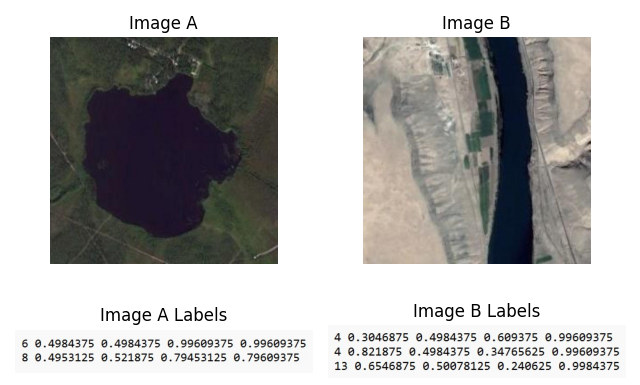
#> input picture example_data/Data Example.png, 640 x 385 px, given in place of 023_jpg.rf.7c92f2c48e55b738e814be3883856016.jpg, which was not available
$ python dsmith728_image_ex.py
#> lines starting #> are read from the running program, lines starting #| are printed output that depends on the picture; pictures that were not available may be replaced by others from this repository, and a replacement may not be noted
from matplotlib import pyplot as plt
from PIL import Image
import numpy as np

img = Image.open('./data/valid/images/023_jpg.rf.7c92f2c48e55b738e814be3883856016.jpg') #(640x640)
#> img is the input picture: PIL image 640x385 RGBA; mean R, G, B, A 180.5, 179.6, 178.4, 255
img2 = Image.open('./data/train/images/004_jpg.rf.3d4088be97f761ef34881054e8321d9b.jpg') #(640x640)
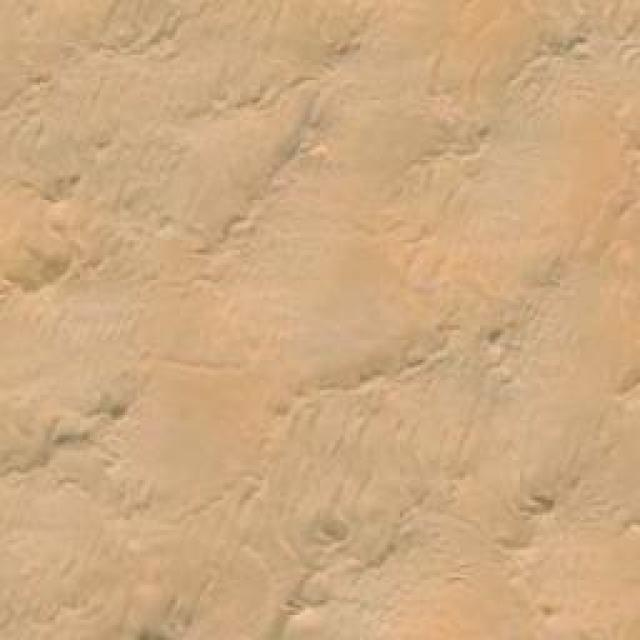
#> input picture data/test/images/015_jpg.rf.0c375710767d68c292906477a5f53a5f.jpg, 640 x 640 px, given in place of 004_jpg.rf.3d4088be97f761ef34881054e8321d9b.jpg, which was not available
#> img2 is the input picture: PIL image 640x640 RGB; mean R, G, B 205.4, 169.8, 129.2
imglabel = Image.open('ImgALabels.jpg')
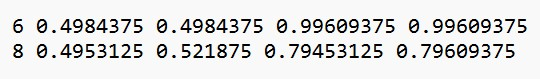
#> input picture example_data/ImgALabels.jpg, 540 x 79 px, found by its file name
#> imglabel is the input picture: PIL image 540x79 RGB; mean R, G, B 224.3, 224.4, 224.1
img2label = Image.open('ImgBLabels.jpg')
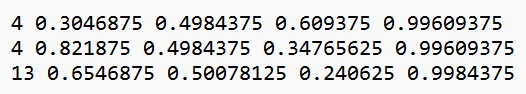
#> input picture example_data/ImgBLabels.jpg, 526 x 94 px, found by its file name
#> img2label is the input picture: PIL image 526x94 RGB; mean R, G, B 217.4, 217.5, 217.2

img_array = np.array(img)
img2_array = np.array(img2)
imglabel_array = np.array(imglabel)
img2label_array = np.array(img2label)

fig, ((ax1, ax2), (ax3, ax4)) = plt.subplots(2, 2)

ax1.imshow(img_array)
ax2.imshow(img2_array)
ax3.imshow(imglabel_array)
ax4.imshow(img2label_array)

ax1.set_axis_off()
ax2.set_axis_off()
ax3.set_axis_off()
ax4.set_axis_off()

ax1.set_title('Image A')
ax2.set_title('Image B')
ax3.set_title('Image A Labels')
ax4.set_title('Image B Labels')

fig.tight_layout()
plt.show()
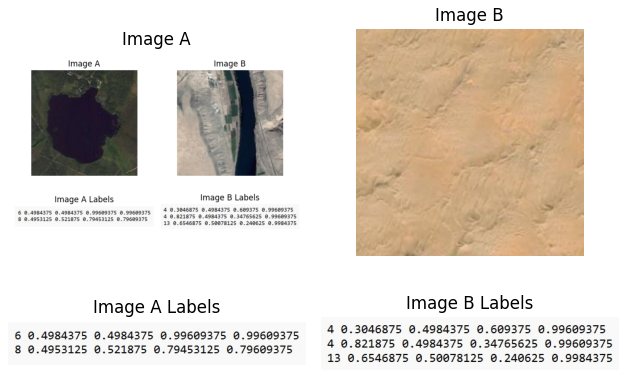
#> figure drawn by matplotlib, 4 panels
